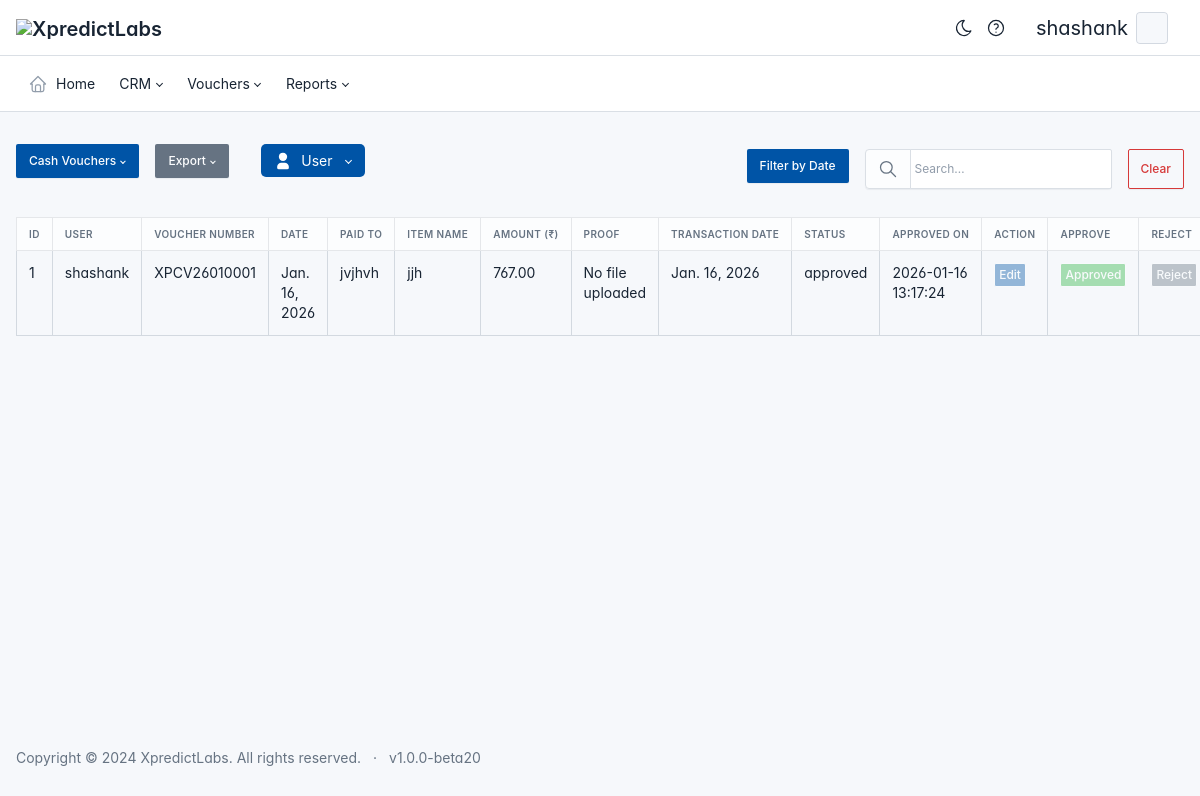
Page /website/cash_voucher/ (signed in) on the committed database.
### app/models.py (models this page shows, shortened)
class UserProfile(models.Model):
    user = models.OneToOneField(User, on_delete=models.CASCADE)
    employee_id = models.CharField(max_length=10, unique=True, editable=False)
    zone = models.ForeignKey(Zone, on_delete=models.SET_NULL, null=True, blank=True, default=None)
    groups = models.ManyToManyField(Group, blank=True)
    email = models.EmailField(unique=True)  # Ensure unique email
    contact_number = models.CharField(max_length=15, default="0000000000")
    date_of_birth = models.DateField(default="2000-01-01")
    division = models.ForeignKey(Division, on_delete=models.SET_NULL, null=True, blank=True, default=None)
    target= models.ForeignKey(Target, on_delete=models.SET_NULL, null=True, blank=True)
    profile_picture = models.ImageField(upload_to="profile_pics/", default="profile_pics/default.jpg")

class CoreModule(models.Model):
    name = models.CharField(max_length=100, unique=True)  # Module name (e.g., "CRM")
    description = models.TextField(blank=True, null=True)  # Optional description
    is_active = models.BooleanField(default=True)  # Globally enable or disable this module
    slug = models.SlugField(unique=True, blank=True, null=True)  # Slug field for URL

### website/models.py (models this page shows, shortened)
class CashVoucher(models.Model):
    expense = models.ForeignKey(Expense, on_delete=models.CASCADE, null=True, blank=True,related_name='cash_vouchers')
    voucher_number = models.CharField(max_length=20, unique=True)
    date = models.DateField(auto_now_add=True)
    amount = models.DecimalField(max_digits=10, decimal_places=2, null=True, blank=True)
    paid_to = models.CharField(max_length=25)
    item_name = models.CharField(max_length=255)
    transaction_date = models.DateField(null=True, blank=True)
    verified_by = models.CharField(max_length=255, null=True, blank=True)
    approved_by = models.CharField(max_length=255, null=True, blank=True)
    created_by = models.ForeignKey(User, on_delete=models.CASCADE, related_name='created_cash_vouchers', null=True, blank=True)
    rejection_reason = models.TextField(blank=True, null=True, default='NONE')
    verified_at = models.DateTimeField(default=timezone.now, null=True, blank=True)  # Use timezone.now()
    proof_photo = models.FileField(upload_to='cashvoucher_proofs/', null=True, blank=True)
    STATUS_CHOICES = [
        ('pending', 'Pending'),
        ('approved', 'Approved'),
        ('rejected', 'Rejected'),
    ]
    status = models.CharField(max_length=10, choices=STATUS_CHOICES, default='pending')

### website/views.py (the view, shortened to what this page needs)
# urls.py: path('cash_voucher/', views.cash_voucher, name='cash_voucher'),
def cash_voucher(request):
    approved_vouchers = CashVoucher.objects.filter(status='approved').order_by('-id')
    rejected_vouchers = CashVoucher.objects.filter(status='rejected').order_by('-id')
    total_amount = sum(voucher.amount for voucher in approved_vouchers)
    current_date = datetime.today().date()
    cash_vouchers = CashVoucher.objects.all().order_by('-id')
    if not (request.user.is_staff or request.user.is_superuser):
        cash_vouchers = CashVoucher.objects.filter(created_by=request.user).order_by('-id')
    selected_user = None
    user_id = request.GET.get('user_id')  # Get the selected user from the GET request
    if user_id:
        selected_user = User.objects.get(id=user_id)
        cash_vouchers = cash_vouchers.filter(created_by=selected_user)
    search_query = request.GET.get('q', '')
    date_from = request.GET.get('transaction_date_from', '')
    date_to = request.GET.get('transaction_date_to', '')
    if date_from:
        parsed_date_from = parse_date(date_from)
        if parsed_date_from:
            cash_vouchers = cash_vouchers.filter(transaction_date__gte=parsed_date_from)
    if date_to:
        parsed_date_to = parse_date(date_to)
        if parsed_date_to:
            cash_vouchers = cash_vouchers.filter(transaction_date__lte=parsed_date_to)
    verify_id = request.GET.get('verify_id')
    reject_id = request.GET.get('reject_id')
    return render(request, 'xp/cash_voucher.html', {
        'current_date': current_date,
        'vouchers': cash_vouchers,
        'search_query': search_query,
        'date_from': date_from,
        'date_to': date_to,
        'approved_vouchers': approved_vouchers,
        'rejected_vouchers': rejected_vouchers,
        'total_amount': total_amount,
        'selected_user': selected_user,
        'users': User.objects.all(),  # List of all users for the filter
    })

### templates/xp/cash_voucher.html (shortened to what this page needs)
{% extends 'base.html' %} {% block content %}
<div class="container-fluid mt-5">
  <div class="row mb-4 d-flex justify-content-between align-items-center">
    <div class="col-12 col-md-auto d-flex gap-3 flex-wrap">
      <div class="dropdown">
        <button class="btn btn-primary btn-sm dropdown-toggle" type="button" id="voucherDropdown" data-bs-toggle="dropdown" aria-expanded="false" style="padding: 7px 12px;">
          Cash Vouchers
        </button>
      </div>
      <div class="dropdown">
        <button class="btn btn-secondary btn-sm dropdown-toggle" type="button" id="exportDropdown" data-bs-toggle="dropdown" aria-expanded="false" style="padding: 7px 12px;">
          Export
        </button>
      </div>
      {% if user_role == "Admin" %}
      <form method="get" class="ms-3">
        <div class="mb-3">
          <div class="dropdown">
            <a href="#" class="dropdown-toggle d-flex align-items-center gap-2 justify-content-center" id="userDropdown" data-bs-toggle="dropdown" aria-expanded="false" style="text-decoration: none; border: none; padding: 6px 12px; border-radius: 5px; background-color: #0054a6; color: white; width: auto; height: 33px;">
              <span class="text-white" style="font-size: 14px"> User </span>
            </a>
          </div>
        </div>
      </form>
      {% endif %}
    </div>
    <div class="col-12 col-md-auto d-flex gap-3 justify-content-end flex-wrap">
      <div class="col-12 col-md-auto d-flex gap-3 justify-content-end flex-wrap">
        <div class="dropdown">
            <button class="btn btn-primary btn-sm" type="button" id="filterDateButton" data-bs-toggle="dropdown" aria-expanded="false" style="padding: 7px 12px;">
                Filter by Date
            </button>
        </div>
    </div>
      <form method="get" action="{% url 'cash_voucher' %}" autocomplete="off" class="d-flex align-items-center gap-2">
        <div class="input-group">
          <span class="input-group-text bg-light">
          </span>
          <input type="text" name="q" value="{{ request.GET.q }}" class="form-control form-control-sm" placeholder="Search…" aria-label="Search">
        </div>
      </form>
      <button type="button" class="btn btn-outline-danger btn-sm" id="clearButton" style="padding: 7px 12px;">Clear</button>
    </div>
  </div>
</div>
        {% if vouchers %}
        <div class="table-responsive ms-3">
          <table class="table table-bordered table-hover">
            <thead class="table-light">
              <tr>
                <th>Id</th>
                <th>User</th>
                <th>Voucher Number</th>
                <th>Date</th>
                <th>Paid To</th>
                <th>Item Name</th>
                <th>Amount (₹)</th>
                <th>Proof</th>
                <th>Transaction Date</th>
                <th>Status</th>
                <th>Approved On</th>
                <th>Action</th>
                {% if user_role == "Admin" %}
                <th>Approve</th>
                <th>Reject</th>
                {% endif %}
              </tr>
            </thead>
            <tbody>
              {% for voucher in vouchers %}
              <tr data-voucher-id="{{ voucher.id }}">
                <td>{{ forloop.counter }}</td>
                <td>{{ voucher.created_by }}</td>
                <td>{{ voucher.voucher_number }}</td>
                <td>{{ voucher.date }}</td>
                <td>{{ voucher.paid_to }}</td>
                <td>{{ voucher.item_name }}</td>
                <td>{{ voucher.amount }}</td>
                <td>
                  {% if voucher.proof_photo %}
                    <a href="#" data-bs-toggle="modal" data-bs-target="#proofModal{{ voucher.id }}">View Proof</a>
                    <div class="modal fade" id="proofModal{{ voucher.id }}" tabindex="-1" aria-labelledby="proofModalLabel{{ voucher.id }}" aria-hidden="true">
                      <div class="modal-dialog modal-dialog-centered modal-lg">
                        <div class="modal-content">
                          <div class="modal-header">
                            <h5 class="modal-title" id="proofModalLabel{{ voucher.id }}">Proof Photo</h5>
                            <button type="button" class="btn-close" data-bs-dismiss="modal" aria-label="Close"></button>
                          </div>
                          <div class="modal-body text-center">
                            <img src="{{ voucher.proof_photo.url }}" alt="Proof Photo" class="img-fluid rounded shadow mb-3" style="max-height: 500px;">
                            <div>
                              <a href="{{ voucher.proof_photo.url }}" download class="btn btn-success">Download</a>
                            </div>
                          </div>
                        </div>
                      </div>
                    </div>
                  {% else %}
                    No file uploaded
                  {% endif %}
                </td>
                <td>{{ voucher.transaction_date }}</td>
                <td>{{ voucher.status }}</td>
                <td>
                  {% if voucher.verified_at %}
                    {{ voucher.verified_at|date:"Y-m-d H:i:s" }}
                  {% else %}
                    N/A
                  {% endif %}
                </td>
                <td>
                  {% if voucher.status == 'approved' or voucher.status == 'paid' %}
                  <button class="btn btn-primary btn-sm" disabled>Edit</button>
                  {% else %}
                  <a href="{% url 'edit_cash_voucher_form' voucher.id %}" class="btn btn-primary btn-sm">Edit</a>
                  {% endif %}
                </td>
                {% if user_role == "Admin" %}
                {% if voucher.status == "pending" %}
                <td>
                  <button class="btn btn-success btn-sm approve-btn" data-voucher-id="{{ voucher.id }}">
                    Approve
                  </button>
                </td>
                <td>
                  <button class="btn btn-danger btn-sm reject-btn"
                      data-bs-toggle="modal"
                      data-bs-target="#rejectModal"
                      data-voucher-id="{{ voucher.id }}">
                  Reject
              </button>
              </td>
                {% elif voucher.status == "approved" %}
                <td><button class="btn btn-success btn-sm" disabled>Approved</button></td>
                <td><button class="btn btn-secondary btn-sm" disabled>Reject</button></td>
                {% elif voucher.status == "rejected" %}
                <td><button class="btn btn-secondary btn-sm" disabled>Approve</button></td>
                <td><button class="btn btn-danger btn-sm" disabled>Rejected</button></td>
                {% elif voucher.status == "paid" %}
                <td colspan="2">
                  <button class="btn btn-success btn-sm" disabled>Transaction Completed</button>
                </td>
                {% endif %}
                {% endif %}
              </tr>
              {% empty %}
              <tr>
                <td colspan="13" class="text-center">No records found.</td>
              </tr>
              {% endfor %}
            </tbody>
          </table>
        </div>
        {% else %}
        <p class="text-center text-muted">No vouchers available.</p>
        {% endif %}
</div>
  {% endblock %}

### templates/base.html (shortened to what this page needs)
<!doctype html>
{% load static %}
<html lang="en">
<head>
	{% load static %}
	<link href="{% static 'css/tabler.min.css' %}" rel="stylesheet" />
	<link href="{% static 'css/tabler-flags.min.css' %}" rel="stylesheet" />
	<link href="{% static 'css/tabler-payments.min.css' %}" rel="stylesheet" />
	<link href="{% static 'css/tabler-vendors.min.css' %}" rel="stylesheet" />
	<link href="{% static 'css/extra.css' %}" rel="stylesheet" />
	<link href="{% static 'css/demo.min.css' %}" rel="stylesheet" />
	<link rel="stylesheet" href="https://cdn.datatables.net/2.1.8/css/dataTables.dataTables.css" />
	<link href="https://cdnjs.cloudflare.com/ajax/libs/select2/4.0.13/css/select2.min.css" rel="stylesheet" />
</head>
<body>
	<div class="page">
		<header class="navbar navbar-expand-md d-print-none">
			<div class="container-fluid">
				<h1 class="navbar-brand navbar-brand-autodark d-none-navbar-horizontal pe-0 pe-md-3">
					<a href="{% url 'home' %}">
						<img src="{% static 'xlogo.png' %}" width="110" height="32" alt="XpredictLabs"
							class="navbar-brand-image">
					</a>
				</h1>
				<div class="navbar-nav flex-row order-md-last">
					<div class=" d-flex">
						<a href="?theme=dark" class="nav-link px-0 hide-theme-dark" title="Enable dark mode"
							data-bs-toggle="tooltip" data-bs-placement="bottom">
						</a>
						<div class="nav-item dropdown d-flex me-3">
							<a href="#" class="nav-link px-0" data-bs-toggle="dropdown" aria-expanded="false" title="Help & Manuals">
							</a>
						</div>
						<div class="nav-item dropdown d-flex me-3">
							{% if user.is_authenticated %}
							<div class="nav-item dropdown ">
								<a href="#" class="nav-link d-flex lh-1 text-reset p-0" data-bs-toggle="dropdown"
									aria-label="Open user menu">
									<div class=" d-sm-block ps-2 me-2">
											<div class="fs-2">{{ user.username }} </div>
									</div>
									<span class="avatar avatar-sm"
      										style="background-image: url('{{ user.userprofile.profile_picture.url }}')">
									</span>
								</a>
							</div>
							{% else %}
							<div class="nav-item">
								<a class="nav-link text-white" href="{% url 'login' %}">Login</a>
							</div>
							{% endif %}
						</div>
					</div>
				</div>
			</div>
		</header>
		<header class="navbar-expand-md">
			<div class="collapse navbar-collapse" id="navbar-menu">
				<div class="navbar">
					<div class="container-fluid">
						<ul class="navbar-nav">
							<li class="nav-item">
								<a class="nav-link" href="{% url 'home' %}">
									<span class="nav-link-icon d-md-none d-lg-inline-block">
									</span>
									<span class="nav-link-title">
										Home
									</span>
								</a>
							</li>
									{% for module, visible_submodules in modules_with_submodules.items %}
									<li class="nav-item dropdown">
										<a class="nav-link dropdown-toggle" href="#" id="dropdown-{{ module.id }}"
											role="button" data-bs-toggle="dropdown" aria-haspopup="true"
											aria-expanded="false">
											{{ module.name }}
										</a>
									</li>
									{% endfor %}
						</ul>
					</div>
				</div>
			</div>
		</header>
		<div class="page-wrapper">
			{% block content %}{% endblock content %}
			<footer class="footer footer-transparent d-print-none">
				<div class="container-fluid">
					<div class="row text-center align-items-center flex-row">
						<div class="col-12 col-lg-auto mt-3 mt-lg-0">
							<ul class="list-inline list-inline-dots mb-0">
								<li class="list-inline-item">
									Copyright &copy; 2024
									<a href="https://xpredictlabs.com/" class="link-secondary"> XpredictLabs</a>.
									All rights reserved.
								</li>
								<li class="list-inline-item">
									v1.0.0-beta20
								</li>
							</ul>
						</div>
					</div>
				</div>
			</footer>
		</div>
    <link href="https://cdn.jsdelivr.net/npm/select2@4.0.13/dist/css/select2.min.css" rel="stylesheet">
</body>
</html>

### rows in the picture
CoreModule: name "CRM"
CoreModule: name "Vouchers"
CoreModule: name "Reports"
CashVoucher: created_by "shashank", voucher_number "XPCV26010001", date "Jan. 16, 2026", paid_to "jvjhvh", item_name "jjh", amount "767.00", proof_photo "No file uploaded", transaction_date "Jan. 16, 2026", status "approved", verified_at "2026-01-16 13:17:24", shows "Edit", shows "Approved"

### other values in the picture
{{ user.username }} "shashank"
